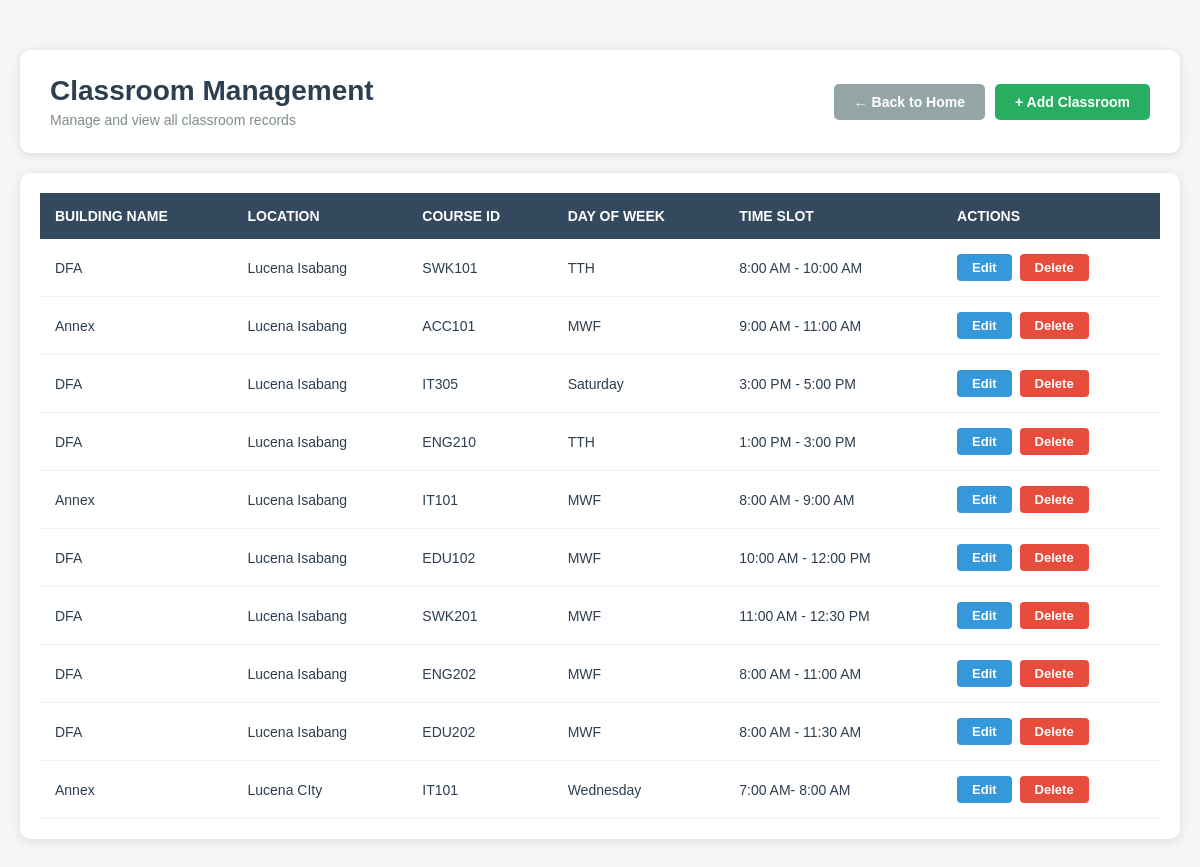
/classrooms/ (signed in), run on the app's committed database.
### online_enrollment/models.py (models this page shows, shortened)
class Classroom(models.Model):
    building_name = models.CharField(max_length=100)
    location = models.CharField(max_length=100)
    course_id = models.CharField(max_length=100)
    day_of_week = models.CharField(max_length=100)
    time_slot = models.CharField(max_length=100)

### online_enrollment/views.py (the view)
# urls.py: path("classrooms/", views.classroom, name="classrooms"),
@login_required(login_url='login')
def classroom(request):
    classrooms = Classroom.objects.all()
    return render(request, "online_enrollment/classroom_list.html", {"classrooms": classrooms})

### online_enrollment/templates/online_enrollment/classroom_list.html (shortened to what this page needs)
{% block content %}
<div class="management-container">
    <div class="header-section">
        <div class="title-area">
            <h2>Classroom Management</h2>
            <p class="subtitle">Manage and view all classroom records</p>
        </div>
        <div class="action-buttons">
            <a href="{% url 'dashboard' %}" class="btn-home">← Back to Home</a>
            <a href="{% url 'add_classroom' %}" class="btn-add">+ Add Classroom</a>
        </div>
    </div>
    <div class="table-container">
        {% if classrooms %}
        <table class="data-table">
            <thead>
                <tr>
                    <th>Building Name</th>
                    <th>Location</th>
                    <th>Course ID</th>
                    <th>Day of Week</th>
                    <th>Time Slot</th>
                    <th>Actions</th>
                </tr>
            </thead>
            <tbody>
                {% for classroom in classrooms %}
                <tr>
                    <td>{{ classroom.building_name }}</td>
                    <td>{{ classroom.location }}</td>
                    <td>{{ classroom.course_id }}</td>
                    <td>{{ classroom.day_of_week }}</td>
                    <td>{{ classroom.time_slot }}</td>
                    <td class="action-cell">
                        <a href="{% url 'edit_classroom' classroom.id %}" class="btn-edit">Edit</a>
                        <a href="{% url 'delete_classroom' classroom.id %}" class="btn-delete" onclick="return confirm('Are you sure you want to delete this student?')">Delete</a>
                    </td>
                </tr>
                {% endfor %}
            </tbody>
        </table>
        {% else %}
        <div class="no-data">
            <p>No classrooms found.</p>
            <a href="{% url 'add_classroom' %}" class="btn-add-first">Add Your First Classroom</a>
        </div>
        {% endif %}
    </div>
</div>
{% endblock %}

### online_enrollment/templates/online_enrollment/classroom_list.html (style rules this page uses)
.management-container { max-width: 1200px; margin: 30px auto; padding: 20px; }
.header-section { background: white; padding: 25px 30px; border-radius: 10px; margin-bottom: 20px; box-shadow: 0 2px 8px rgba(0,0,0,0.1); display: flex; justify-content: space-between; align-items: center; flex-wrap: wrap; gap: 20px; }
.title-area h2 { color: #2c3e50; margin: 0 0 5px 0; font-size: 28px; }
.subtitle { color: #7f8c8d; margin: 0; font-size: 14px; }
.action-buttons { display: flex; gap: 10px; }
.btn-home { background-color: #95a5a6; color: white; padding: 10px 20px; border-radius: 5px; text-decoration: none; font-weight: bold; font-size: 14px; }
.btn-add { background-color: #27ae60; color: white; padding: 10px 20px; border-radius: 5px; text-decoration: none; font-weight: bold; font-size: 14px; }
.table-container { background: white; border-radius: 10px; padding: 20px; box-shadow: 0 2px 8px rgba(0,0,0,0.1); overflow-x: auto; }
.data-table { width: 100%; border-collapse: collapse; }
.data-table thead { background-color: #34495e; color: white; }
.data-table th { padding: 15px; text-align: left; font-weight: bold; font-size: 14px; text-transform: uppercase; }
.data-table tbody tr { border-bottom: 1px solid #ecf0f1; }
.data-table td { padding: 15px; color: #2c3e50; font-size: 14px; }
.action-cell { display: flex; gap: 8px; }
.btn-edit { background-color: #3498db; color: white; padding: 6px 15px; border-radius: 4px; text-decoration: none; font-size: 13px; font-weight: bold; }
.btn-delete { background-color: #e74c3c; color: white; padding: 6px 15px; border-radius: 4px; text-decoration: none; font-size: 13px; font-weight: bold; }

### data on the page
Classroom: building_name "DFA", location "Lucena Isabang", course_id "SWK101", day_of_week "TTH", time_slot "8:00 AM - 10:00 AM"
Classroom: building_name "Annex", location "Lucena Isabang", course_id "ACC101", day_of_week "MWF", time_slot "9:00 AM - 11:00 AM"
Classroom: building_name "DFA", location "Lucena Isabang", course_id "IT305", day_of_week "Saturday", time_slot "3:00 PM - 5:00 PM"
Classroom: building_name "DFA", location "Lucena Isabang", course_id "ENG210", day_of_week "TTH", time_slot "1:00 PM - 3:00 PM"
Classroom: building_name "Annex", location "Lucena Isabang", course_id "IT101", day_of_week "MWF", time_slot "8:00 AM - 9:00 AM"
Classroom: building_name "DFA", location "Lucena Isabang", course_id "EDU102", day_of_week "MWF", time_slot "10:00 AM - 12:00 PM"
Classroom: building_name "DFA", location "Lucena Isabang", course_id "SWK201", day_of_week "MWF", time_slot "11:00 AM - 12:30 PM"
Classroom: building_name "DFA", location "Lucena Isabang", course_id "ENG202", day_of_week "MWF", time_slot "8:00 AM - 11:00 AM"
Classroom: building_name "DFA", location "Lucena Isabang", course_id "EDU202", day_of_week "MWF", time_slot "8:00 AM - 11:30 AM"
Classroom: building_name "Annex", location "Lucena CIty", course_id "IT101", day_of_week "Wednesday", time_slot "7:00 AM- 8:00 AM"
